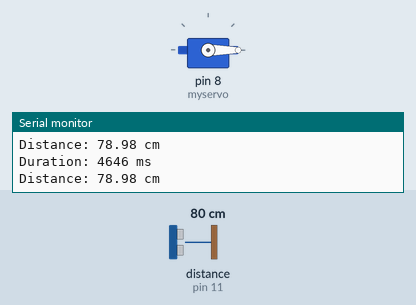
Recording of a sketch running on a simulated Arduino Uno, built with avr-gcc and run on an emulated ATmega328P. Parts: servo, the last lines printed to the serial monitor. Wiring (inferred from the names in the program): ultrasonic range finder: trigger pin 12; echo pin 11. The test bench sets the inputs (shaded band); at power-on: distance to the obstacle (sensor on pin 11) 80 cm. The echo pulse lasts 58.3 µs per cm.

Above: at 2.3 s.
2.4 s: distance to the obstacle (sensor on pin 11) set to 17 cm
4.5 s: distance to the obstacle (sensor on pin 11) set to 13 cm
At 5.2 s:
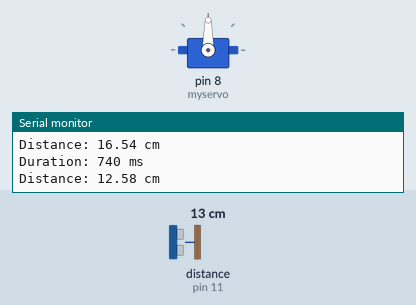
6.6 s: distance to the obstacle (sensor on pin 11) set to 18 cm
At 8.7 s:
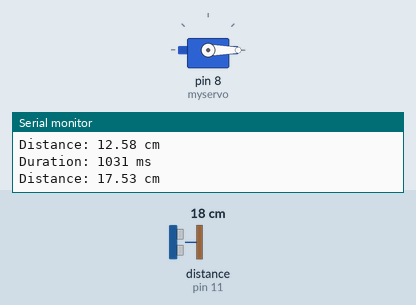
9.0 s: distance to the obstacle (sensor on pin 11) set to 2 cm
At 10.0 s:
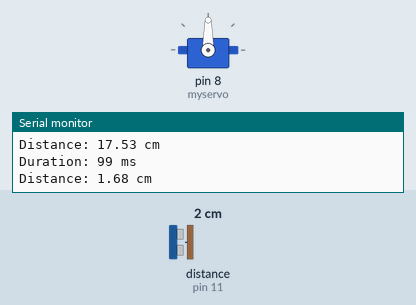
Timing chart, 0 to 12.0 s (numbered marks = the images above; inputs shaded):
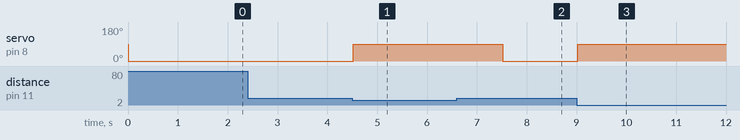

The sketch:

Parking_Gate_Arduino_.ino
```cpp
#include <Servo.h>

Servo myservo;
const int trigPin = 12;
const int echoPin = 11;
long duration;
float distance;

void setup() {
  myservo.attach(8);
  pinMode(trigPin, OUTPUT);
  pinMode(echoPin, INPUT);
  Serial.begin(9600);
}

void loop() {
  digitalWrite(trigPin, LOW);
  delayMicroseconds(2);
  digitalWrite(trigPin, HIGH);
  delayMicroseconds(10);
  digitalWrite(trigPin, LOW);

  // Measure the duration of the echo signal
  duration = pulseIn(echoPin, HIGH);

  // Debug print for duration
  Serial.print("Duration: ");
  Serial.print(duration);
  Serial.println(" ms");

  // Calculate distance (in cm)
  distance = (0.034 * duration) / 2;

  // Check if distance is correctly measured
  if (duration == 0) {
    Serial.println("No object detected or out of range");
  } else {
    Serial.print("Distance: ");
    Serial.print(distance);
    Serial.println(" cm");
  }

  if (distance <= 15 && duration > 0) {
    myservo.write(90);  // Move servo to 90 degrees
  } else {
    myservo.write(0);   // Move servo back to 0 degrees
  }

  delay(1500);
}
```

Measured:
- the behaviour switches between 16 and 15 cm on distance to the obstacle (sensor on pin 11) (found by bisection; images 0 and 1)
- after the input at 4.5 s, servo on pin 8 (myservo): 0° → 90° at once
- after the input at 6.6 s, servo on pin 8 (myservo): 90° → 0° after 0.92 s
- after the input at 9.0 s, servo on pin 8 (myservo): 0° → 90° at once
